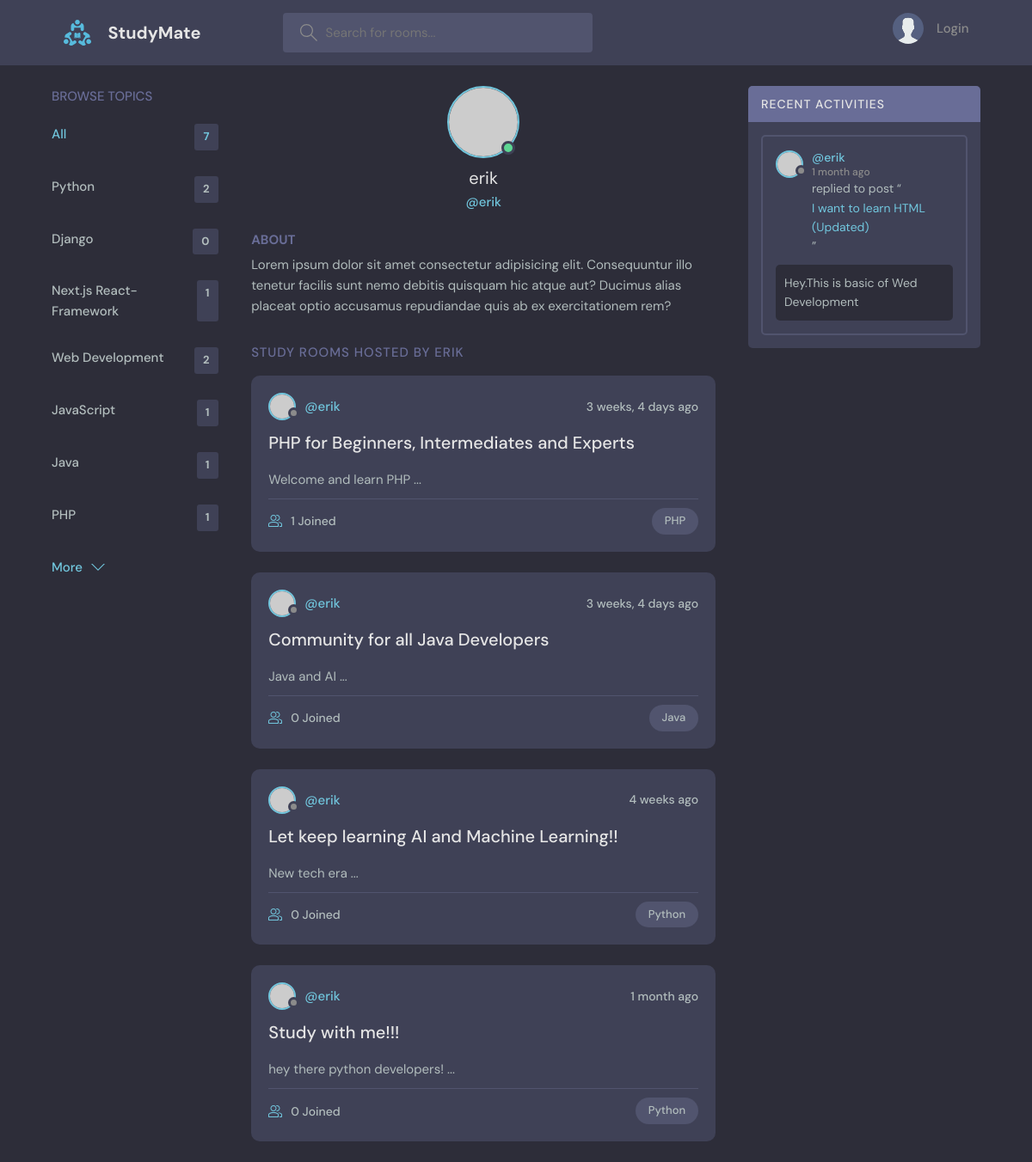
Screenshot of /profile/3/ with the database file from the repository.
### base/models.py (models this page shows, shortened)
class Topic(models.Model):
    name = models.CharField(max_length=200)
    def __str__(self):
        return self.name

class Room(models.Model):
    host = models.ForeignKey(User, on_delete=models.SET_NULL, null=True) # database table relationship
    topic=  models.ForeignKey(Topic, on_delete=models.SET_NULL, null=True)
    name = models.CharField(max_length=200)
    description = models.TextField(null=True, blank=True)
    participants = models.ManyToManyField(User, related_name='participants',blank=True)  # many to many relationship.
    updated = models.DateTimeField(auto_now=True) #updates each time an item is updated
    created = models.DateTimeField(auto_now_add=True) #runs ONLY once when an item is created in DB
    class Meta:
        ordering = ['-updated', '-created'] # '-' enables order by descending order(new first)
    def __str__(self):
        return self.name
    def desc(self):
        return self.description[0:120]  # get first 50 characters of the description attribute

class Message(models.Model):
    user = models.ForeignKey(User, on_delete=models.CASCADE) # database table relationship
    room = models.ForeignKey(Room, on_delete=models.CASCADE)
    body = models.TextField()
    updated = models.DateTimeField(auto_now=True)
    created = models.DateTimeField(auto_now_add=True)
    class Meta:
        ordering = ['-updated', '-created'] # '-' enables order by descending order(new first)

### base/views.py (the view)
# urls.py: path('profile/<str:pk>/', views.userProfile, name="user-profile"),
def userProfile(request, pk):
    user = User.objects.get(id=pk)
    rooms = user.room_set.all()  # fetch all rooms related to the user
    room_messages = user.message_set.all()  # fetch all messages related to the user
    topics = Topic.objects.all()  # all topics
    context = {'user': user, 'rooms':rooms, 'topics':topics, 'room_messages':room_messages}
    return render(request, 'base/profile.html', context)

### base/templates/base/profile.html (shortened to what this page needs)
{% extends 'main.html' %}
{% block content %}
<div class="profile-page layout layout--3">
  <div class="container">
    {% include 'base/topics_component.html' %}
    <div class="roomList">
      <div class="profile">
        <div class="profile__avatar">
          <div class="avatar avatar--large active">
            <img src="https://randomuser.me/api/portraits/men/11.jpg" />
          </div>
        </div>
        <div class="profile__info">
          <h3>{{user}}</h3>
          <p>@{{user.username}}</p>
        </div>
        <div class="profile__about">
          <h3>About</h3>
          <p>
            Lorem ipsum dolor sit amet consectetur adipisicing elit. Consequuntur illo tenetur
            facilis sunt nemo debitis quisquam hic atque aut? Ducimus alias placeat optio
            accusamus repudiandae quis ab ex exercitationem rem?
          </p>
        </div>
      </div>
      <div class="roomList__header">
        <div>
          <h2>Study Rooms Hosted by {{user}}</a>
          </h2>
        </div>
      </div>
      {% include 'base/feed_component.html' %}
    </div>
    {% include 'base/activity_component.html' %}
  </div>
</div>
{% endblock content %}

### base/templates/base/topics_component.html
<div class="topics">
  <div class="topics__header">
    <h2>Browse Topics</h2>
  </div>
  <ul class="topics__list">
    <li>
      <a href="{% url 'home' %}" class="active">All <span>{{topics.count}}</span></a>
    </li>
    {% for topic in topics %}
    <li>
      <a href="{% url 'home' %}?q={{topic.name}}">{{topic.name}}<span>{{topic.room_set.all.count}}</span></a>
    </li>
    {% endfor %}
  </ul>
  <a class="btn btn--link" href="{% url 'topics' %}">
    More
    <svg
      version="1.1"
      xmlns="http://www.w3.org/2000/svg"
      width="32"
      height="32"
      viewBox="0 0 32 32"
    >
      <title>chevron-down</title>
      <path d="M16 21l-13-13h-3l16 16 16-16h-3l-13 13z"></path>
    </svg>
  </a>
</div>

### base/templates/base/feed_component.html (shortened to what this page needs)
{% for room in rooms %}
<div class="roomListRoom">
  <div class="roomListRoom__header">
    <a
      href="{% url 'user-profile' room.host.id %}"
      class="roomListRoom__author"
    >
      <div class="avatar avatar--small">
        <img src="https://randomuser.me/api/portraits/women/11.jpg" />
      </div>
      <span>@{{room.host.username}}</span>
    </a>
    <div class="roomListRoom__actions">
      <span>{{room.created|timesince}} ago</span>
    </div>
  </div>
  <div class="roomListRoom__content">
    <a href="{% url 'room' room.id %}">{{room.name}}</a>
    <p>{{room.desc}} ...</p>
  </div>
  <div class="roomListRoom__meta">
    <a href="{% url 'room' room.id %}" class="roomListRoom__joined">
      {{room.participants.count}} Joined
    </a>
    <p class="roomListRoom__topic">{{room.topic}}</p>
  </div>
</div>
{% endfor %}

### base/templates/base/activity_component.html (shortened to what this page needs)
<div class="activities">
  <div class="activities__header">
    <h2>Recent Activities</h2>
  </div>
  {% for message in room_messages %}
  <div class="activities__box">
    <div class="activities__boxHeader roomListRoom__header">
      <a
        href="{% url 'user-profile' message.user.id %}"
        class="roomListRoom__author"
      >
        <div class="avatar avatar--small">
          <img src="https://randomuser.me/api/portraits/women/11.jpg" />
        </div>
        <p>
          @{{message.user.username}}
          <span>{{message.created|timesince}} ago</span>
        </p>
      </a>
    </div>
    <div class="activities__boxContent">
      <p>replied to post “<a href="{% url 'room' message.room.id %}">{{message.room}}</a>”</p>
      <div class="activities__boxRoomContent">{{message.body}}</div>
    </div>
  </div>
  {% endfor %}
</div>

### rows the page displays
Topic: name "Python", room_set.all.count "2"
Topic: name "Django", room_set.all.count "0"
Topic: name "Next.js React-Framework", room_set.all.count "1"
Topic: name "Web Development", room_set.all.count "2"
Topic: name "JavaScript", room_set.all.count "1"
Topic: name "Java", room_set.all.count "1"
Topic: name "PHP", room_set.all.count "1"
Room: host.username "erik", created "3 weeks, 4 days", name "PHP for Beginners, Intermediates and Experts", desc "Welcome and learn PHP", participants.count "1", topic "PHP"
Room: host.username "erik", created "3 weeks, 4 days", name "Community for all Java Developers", desc "Java and AI", participants.count "0", topic "Java"
Room: host.username "erik", created "4 weeks", name "Let keep learning AI and Machine Learning!!", desc "New tech era", participants.count "0", topic "Python"
Room: host.username "erik", created "1 month", name "Study with me!!!", desc "hey there python developers!", participants.count "0", topic "Python"
Message: user.username "erik", created "1 month", room "I want to learn HTML (Updated)", body "Hey.This is basic of Wed Development"

### other values shown
{{ topics.count }} "7"
{{ user }} "erik"
{{ user.username }} "erik"
{{ user }} "ERIK"
